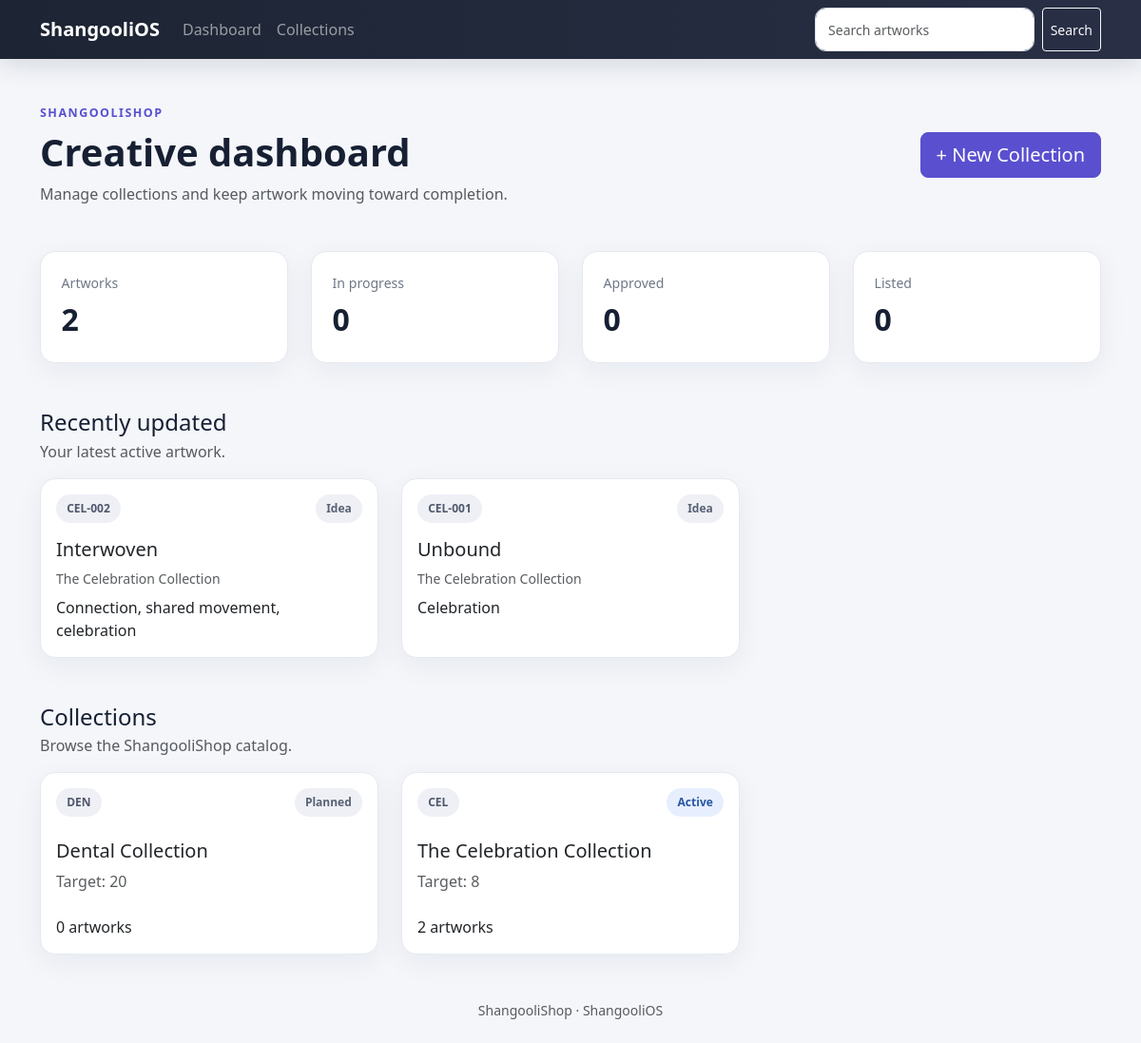
/, run on an earlier commit of the app's database.
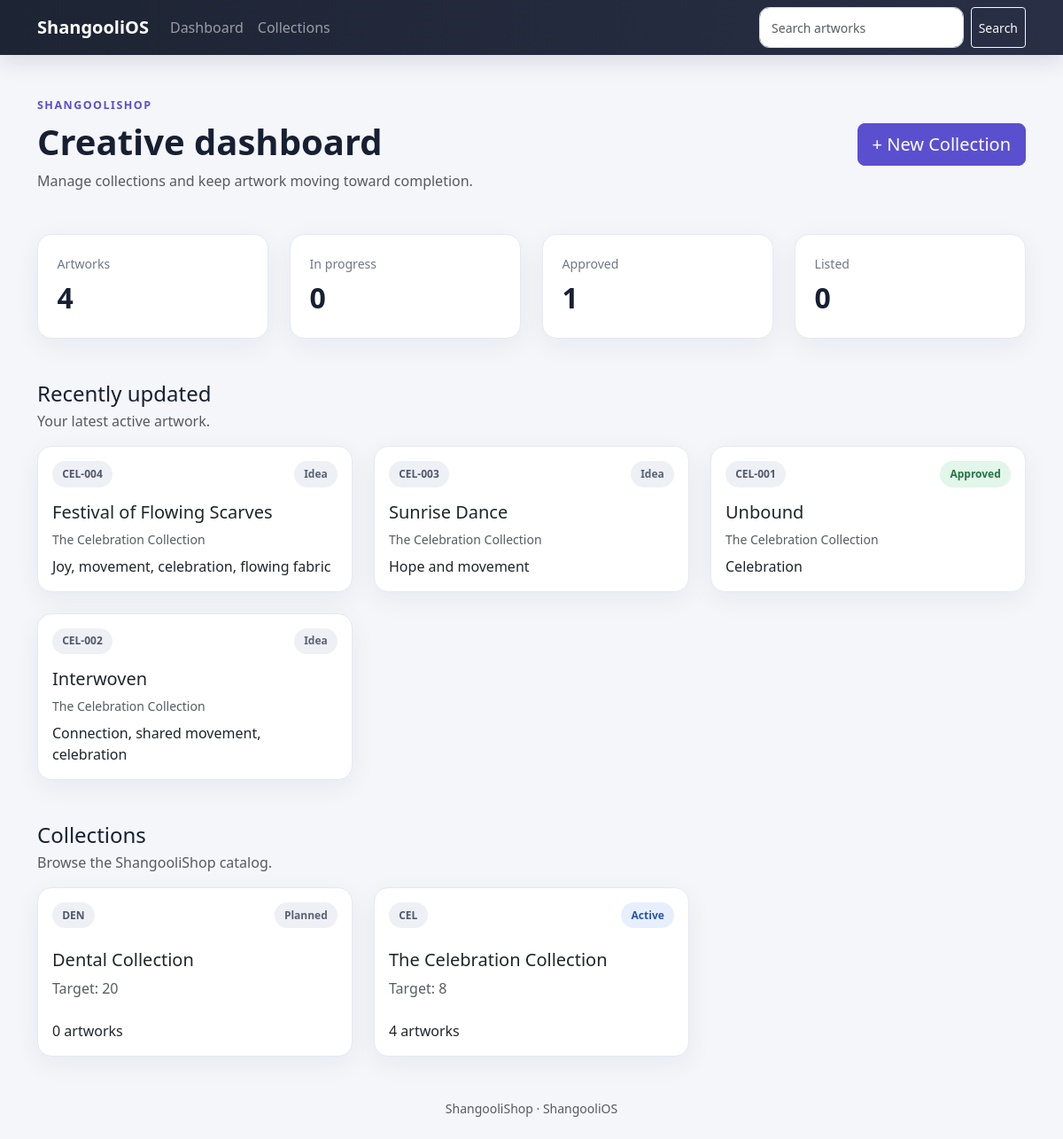
And on a later commit of the database.
### tables this page shows
CREATE TABLE artworks (
    id INTEGER PRIMARY KEY AUTOINCREMENT,
    artwork_code TEXT NOT NULL UNIQUE,
    collection_id INTEGER NOT NULL,
    sequence_number INTEGER NOT NULL,
    public_title TEXT NOT NULL,
    working_title TEXT,
    theme TEXT,
    status TEXT NOT NULL DEFAULT 'idea',
    created_at TEXT NOT NULL DEFAULT CURRENT_TIMESTAMP,
    updated_at TEXT NOT NULL DEFAULT CURRENT_TIMESTAMP, story TEXT,

    FOREIGN KEY (collection_id)
        REFERENCES collections(id),

    UNIQUE (collection_id, sequence_number)
);

CREATE TABLE collections (
    id INTEGER PRIMARY KEY AUTOINCREMENT,
    brand_id INTEGER,
    code TEXT NOT NULL UNIQUE,
    name TEXT NOT NULL UNIQUE,
    collection_type TEXT NOT NULL,
    vertical TEXT NOT NULL,
    target_artwork_count INTEGER,
    status TEXT NOT NULL DEFAULT 'planned',
    notes TEXT,
    created_at TEXT NOT NULL DEFAULT CURRENT_TIMESTAMP,
    updated_at TEXT NOT NULL DEFAULT CURRENT_TIMESTAMP,

    FOREIGN KEY (brand_id)
        REFERENCES brands(id)
);

### web/app.py (the view)
@app.get("/")
def home(request: Request):
    return templates.TemplateResponse(
        request=request,
        name="index.html",
        context=get_dashboard(),
    )

### web/templates/index.html (shortened to what this page needs)
{% extends "base.html" %}
{% block content %}
<div class="hero-panel mb-5">
    <div>
        <div class="eyebrow">ShangooliShop</div>
        <h1 class="display-6 fw-bold mb-2">Creative dashboard</h1>
        <p class="text-muted mb-0">
            Manage collections and keep artwork moving toward completion.
        </p>
    </div>
    <a href="/collections/new" class="btn btn-primary btn-lg">
        + New Collection
    </a>
</div>
<div class="row g-4 mb-5">
    <div class="col-6 col-lg-3">
        <div class="metric-card">
            <div class="metric-label">Artworks</div>
            <div class="metric-value">{{ stats["total_artworks"] or 0 }}</div>
        </div>
    </div>
    <div class="col-6 col-lg-3">
        <div class="metric-card">
            <div class="metric-label">In progress</div>
            <div class="metric-value">{{ stats["in_progress"] or 0 }}</div>
        </div>
    </div>
    <div class="col-6 col-lg-3">
        <div class="metric-card">
            <div class="metric-label">Approved</div>
            <div class="metric-value">{{ stats["approved"] or 0 }}</div>
        </div>
    </div>
    <div class="col-6 col-lg-3">
        <div class="metric-card">
            <div class="metric-label">Listed</div>
            <div class="metric-value">{{ stats["listed"] or 0 }}</div>
        </div>
    </div>
</div>
<div class="d-flex justify-content-between align-items-center mb-3">
    <div>
        <h2 class="h4 mb-1">Recently updated</h2>
        <p class="text-muted mb-0">Your latest active artwork.</p>
    </div>
</div>
<div class="row g-4 mb-5">
    {% for artwork in recent_artworks %}
    <div class="col-md-6 col-lg-4">
        <a
            href="/artworks/{{ artwork['artwork_code'] }}"
            class="card-link"
        >
            <div class="card app-card h-100">
                <div class="card-body">
                    <div class="d-flex justify-content-between mb-3">
                        <span class="code-pill">
                            {{ artwork["artwork_code"] }}
                        </span>
                        <span class="status-pill status-{{ artwork['status'] }}">
                            {{ artwork["status"] }}
                        </span>
                    </div>
                    <h3 class="h5 text-dark mb-2">
                        {{ artwork["public_title"] }}
                    </h3>
                    <p class="text-muted small mb-2">
                        {{ artwork["collection_name"] }}
                    </p>
                    {% if artwork["theme"] %}
                    <p class="text-dark mb-0">
                        {{ artwork["theme"] }}
                    </p>
                    {% endif %}
                </div>
            </div>
        </a>
    </div>
    {% else %}
    <div class="col-12">
        <div class="empty-state">
            No active artwork yet.
        </div>
    </div>
    {% endfor %}
</div>
<div id="collections" class="d-flex justify-content-between align-items-center mb-3">
    <div>
        <h2 class="h4 mb-1">Collections</h2>
        <p class="text-muted mb-0">Browse the ShangooliShop catalog.</p>
    </div>
</div>
<div class="row g-4">
    {% for collection in collections %}
    <div class="col-md-6 col-lg-4">
        <a
            href="/collections/{{ collection['code'] }}"
            class="card-link"
        >
            <div class="card app-card collection-card h-100">
                <div class="card-body">
                    <div class="d-flex justify-content-between mb-4">
                        <span class="code-pill">{{ collection["code"] }}</span>
                        <span class="status-pill status-{{ collection['status'] }}">
                            {{ collection["status"] }}
                        </span>
                    </div>
                    <h3 class="h5 text-dark mb-2">
                        {{ collection["name"] }}
                    </h3>
                    <p class="text-muted mb-4">
                        Target: {{ collection["target_artwork_count"] or 0 }}
                    </p>
                    <div class="collection-count">
                        {{ collection["artwork_count"] or 0 }}
                        artwork{% if collection["artwork_count"] != 1 %}s{% endif %}
                    </div>
                </div>
            </div>
        </a>
    </div>
    {% endfor %}
</div>
{% endblock %}

### web/templates/base.html (shortened to what this page needs)
<!DOCTYPE html>
<html lang="en">
<head>
    <link
        href="https://cdn.jsdelivr.net/npm/bootstrap@5.3.3/dist/css/bootstrap.min.css"
        rel="stylesheet"
    >
    <link
        href="{{ url_for('static', path='style.css') }}"
        rel="stylesheet"
    >
</head>
<body>
    <nav class="navbar navbar-expand-lg navbar-dark app-navbar sticky-top">
        <div class="container">
            <a class="navbar-brand fw-bold" href="/">ShangooliOS</a>
            <div class="collapse navbar-collapse" id="mainNavigation">
                <div class="navbar-nav me-auto">
                    <a class="nav-link" href="/">Dashboard</a>
                    <a class="nav-link" href="/#collections">Collections</a>
                </div>
                <form class="d-flex" method="get" action="/search">
                    <input
                        class="form-control form-control-sm me-2"
                        type="search"
                        name="q"
                        placeholder="Search artworks"
                        aria-label="Search artworks"
                    >
                    <button class="btn btn-sm btn-outline-light" type="submit">
                        Search
                    </button>
                </form>
            </div>
        </div>
    </nav>
    <main class="container py-5">
        {% block content %}{% endblock %}
    </main>
    <footer class="container pb-4 text-center text-muted small">
        ShangooliShop · ShangooliOS
    </footer>
</body>
</html>

### web/static/style.css (style rules this page uses)
:root { --ink: #172033; --muted: #6f7787; --surface: #ffffff; --page: #f4f6fa; --border: #e5e9f0; --brand: #5a4fcf; --brand-dark: #453bb3; }
body { background: var(--page); color: var(--ink); min-height: 100vh; }
.app-navbar { background: linear-gradient(90deg, #1d2433, #292f45); box-shadow: 0 8px 24px rgba(23, 32, 51, 0.12); }
.hero-panel, .page-header { display: flex; justify-content: space-between; align-items: center; gap: 2rem; }
.eyebrow { color: var(--brand); font-size: 0.78rem; font-weight: 800; letter-spacing: 0.12em; margin-bottom: 0.45rem; text-transform: uppercase; }
.metric-card, .app-card, .empty-state { background: var(--surface); border: 1px solid var(--border); border-radius: 1rem; box-shadow: 0 8px 30px rgba(23, 32, 51, 0.06); }
.metric-card { padding: 1.35rem; }
.metric-label { color: var(--muted); font-size: 0.88rem; margin-bottom: 0.25rem; }
.metric-value { font-size: 2rem; font-weight: 750; }
.app-card { border: 1px solid var(--border); transition: transform 140ms ease, box-shadow 140ms ease; }
.card-link { color: inherit; text-decoration: none; }
.code-pill, .status-pill, .readiness-pill { border-radius: 999px; display: inline-block; font-size: 0.75rem; font-weight: 750; padding: 0.36rem 0.7rem; text-transform: capitalize; }
.code-pill { background: #eef0f6; color: #50586b; }
.status-idea, .status-planned { background: #eef0f5; color: #596174; }
.status-creating, .status-active { background: #e7efff; color: #2856a3; }
.status-approved, .status-complete { background: #e2f6e9; color: #257545; }
.form-control, .form-select { border-color: #dce1e9; border-radius: 0.7rem; padding: 0.72rem 0.85rem; }
.btn-primary { background: var(--brand); border-color: var(--brand); }

What changed in the data, as far as the page shows it:
added artworks: artwork_code "CEL-004", status "Idea", public_title "Festival of Flowing Scarves", collection_name "The Celebration Collection", theme "Joy, movement, celebration, flowing fabric"
added artworks: artwork_code "CEL-003", status "Idea", public_title "Sunrise Dance", collection_name "The Celebration Collection", theme "Hope and movement"
changed artworks "Unbound": status "Idea" → "Approved"; moves up the list
computed for collections "The Celebration Collection": collection "2" → "4"
Also different on the page:
{{ stats["total_artworks"] or 0 }}: "2" → "4"
{{ stats["approved"] or 0 }}: "0" → "1"
